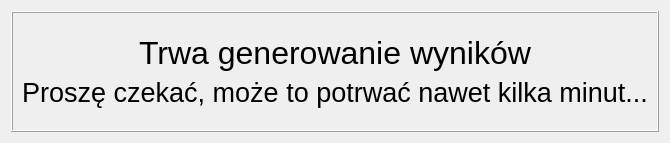
<?xml version="1.0" encoding="UTF-8"?>
<ui version="4.0">
 <class>Dialog_Loading</class>
 <widget class="QDialog" name="Dialog_Loading">
  <property name="windowModality">
   <enum>Qt::ApplicationModal</enum>
  </property>
  <property name="geometry">
   <rect>
    <x>0</x>
    <y>0</y>
    <width>666</width>
    <height>143</height>
   </rect>
  </property>
  <property name="focusPolicy">
   <enum>Qt::ClickFocus</enum>
  </property>
  <property name="contextMenuPolicy">
   <enum>Qt::NoContextMenu</enum>
  </property>
  <property name="windowTitle">
   <string>Genrowanie wyników...</string>
  </property>
  <layout class="QVBoxLayout" name="verticalLayout_3">
   <item>
    <widget class="QFrame" name="frame">
     <property name="frameShape">
      <enum>QFrame::Box</enum>
     </property>
     <property name="frameShadow">
      <enum>QFrame::Raised</enum>
     </property>
     <layout class="QVBoxLayout" name="verticalLayout_4">
      <item>
       <layout class="QVBoxLayout" name="verticalLayout_2">
        <item>
         <spacer name="verticalSpacer">
          <property name="orientation">
           <enum>Qt::Vertical</enum>
          </property>
          <property name="sizeHint" stdset="0">
           <size>
            <width>20</width>
            <height>40</height>
           </size>
          </property>
         </spacer>
        </item>
        <item>
         <layout class="QHBoxLayout" name="horizontalLayout">
          <item>
           <spacer name="horizontalSpacer">
            <property name="orientation">
             <enum>Qt::Horizontal</enum>
            </property>
            <property name="sizeHint" stdset="0">
             <size>
              <width>40</width>
              <height>20</height>
             </size>
            </property>
           </spacer>
          </item>
          <item>
           <layout class="QVBoxLayout" name="verticalLayout">
            <item>
             <widget class="QLabel" name="label_Static_Text">
              <property name="font">
               <font>
                <pointsize>24</pointsize>
               </font>
              </property>
              <property name="styleSheet">
               <string notr="true">QLabel {font-size: 24pt;}</string>
              </property>
              <property name="text">
               <string>Trwa generowanie wyników</string>
              </property>
              <property name="alignment">
               <set>Qt::AlignCenter</set>
              </property>
             </widget>
            </item>
            <item>
             <widget class="QLabel" name="label_Dynamic_Text">
              <property name="enabled">
               <bool>true</bool>
              </property>
              <property name="font">
               <font>
                <pointsize>20</pointsize>
               </font>
              </property>
              <property name="styleSheet">
               <string notr="true">QLabel {font-size: 20pt;}</string>
              </property>
              <property name="text">
               <string>Proszę czekać, może to potrwać nawet kilka minut...</string>
              </property>
              <property name="alignment">
               <set>Qt::AlignCenter</set>
              </property>
             </widget>
            </item>
           </layout>
          </item>
          <item>
           <spacer name="horizontalSpacer_2">
            <property name="orientation">
             <enum>Qt::Horizontal</enum>
            </property>
            <property name="sizeHint" stdset="0">
             <size>
              <width>40</width>
              <height>20</height>
             </size>
            </property>
           </spacer>
          </item>
         </layout>
        </item>
        <item>
         <spacer name="verticalSpacer_2">
          <property name="orientation">
           <enum>Qt::Vertical</enum>
          </property>
          <property name="sizeHint" stdset="0">
           <size>
            <width>20</width>
            <height>40</height>
           </size>
          </property>
         </spacer>
        </item>
       </layout>
      </item>
     </layout>
    </widget>
   </item>
  </layout>
 </widget>
 <resources>
  <include location="../Images/AppIcon/AppIcon.qrc"/>
 </resources>
 <connections/>
</ui>
